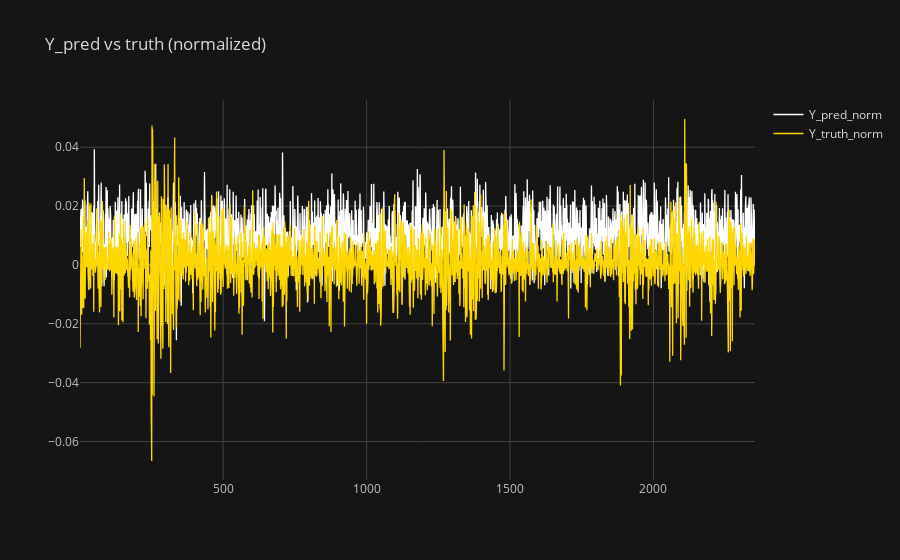
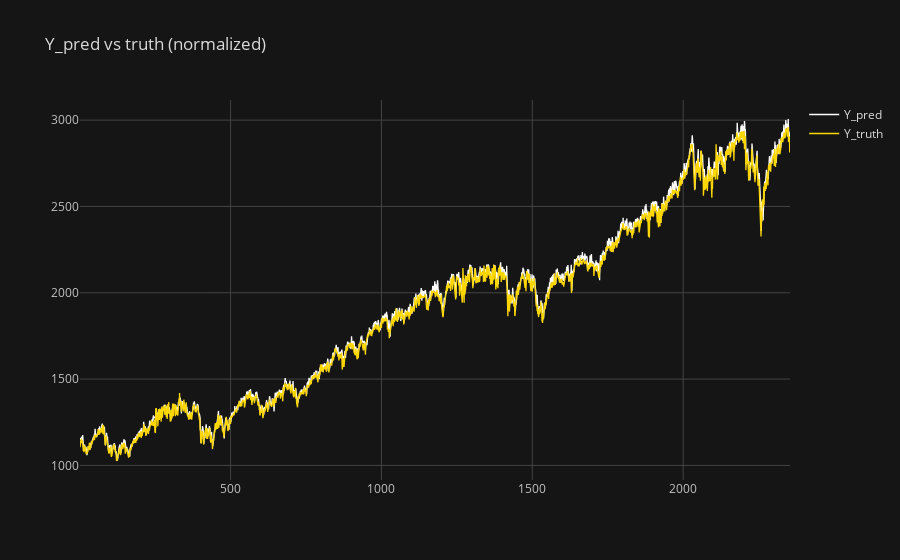

The cell these charts' notebook holds for them, in order:
### Code cell
pred = np.zeros((len(pred_list)))
_ , Y_val = dataset_val.get_input_output()
Y_truth_norm = Y_val[:,0]
Y_truth = (Y_truth_norm + 1)*np.squeeze(dataset_val.norm_val)[:len(Y_truth_norm)]
for i in range(len(pred_list)):
  pred[i] = pred_list[i].cpu()
  pred_list_norm[i] = pred_list_norm[i].cpu()


df1 = pd.DataFrame({
    "epochs": x_tab[1:],
    "Y_pred_norm": pred_list_norm,
    "Y_pred": pred,
    "Y_truth_norm": Y_truth_norm[1:],
    "Y_truth" : Y_truth[1:]
    })

configure_plotly_browser_state()
df1.iplot(kind='line', x='epochs', y=['Y_pred_norm', 'Y_truth_norm'], color=['white','gold'], 
         theme='solar', mode='lines', title='Y_pred vs truth (normalized)')

configure_plotly_browser_state()
df1.iplot(kind='line', x='epochs', y=['Y_pred', 'Y_truth'], color=['white','gold'], 
         theme='solar', mode='lines', title='Y_pred vs truth (normalized)')

plt.show()

### Figure 1 — Plotly figure (JSON) as saved in the notebook; plotly's stock layout.template omitted (floating-point values rounded to 4 significant figures; data arrays with more than 128 entries replaced by an {"elided": "..."} marker saying what was removed)
{"data": [{"line": {"color": "rgba(255, 255, 255, 1.0)", "dash": "solid", "shape": "linear", "width": 1.3}, "mode": "lines", "name": "Y_pred_norm", "text": "", "x": {"elided": "2354 int values"}, "y": {"elided": "2354 float values"}, "type": "scatter"}, {"line": {"color": "rgba(255, 215, 0, 1.0)", "dash": "solid", "shape": "linear", "width": 1.3}, "mode": "lines", "name": "Y_truth_norm", "text": "", "x": {"elided": "2354 int values"}, "y": {"elided": "2354 float values"}, "type": "scatter"}], "layout": {"legend": {"bgcolor": "#151516", "font": {"color": "#D9D9D9"}}, "paper_bgcolor": "#151516", "plot_bgcolor": "#151516", "title": {"font": {"color": "#D9D9D9"}, "text": "Y_pred vs truth (normalized)"}, "xaxis": {"gridcolor": "#434343", "showgrid": true, "tickfont": {"color": "#C2C2C2"}, "title": {"font": {"color": "#D9D9D9"}, "text": ""}, "zerolinecolor": "#666570"}, "yaxis": {"gridcolor": "#434343", "showgrid": true, "tickfont": {"color": "#C2C2C2"}, "title": {"font": {"color": "#D9D9D9"}, "text": ""}, "zerolinecolor": "#666570"}}}

### Figure 2 — Plotly figure (JSON) as saved in the notebook; plotly's stock layout.template omitted (floating-point values rounded to 4 significant figures; data arrays with more than 128 entries replaced by an {"elided": "..."} marker saying what was removed)
{"data": [{"line": {"color": "rgba(255, 255, 255, 1.0)", "dash": "solid", "shape": "linear", "width": 1.3}, "mode": "lines", "name": "Y_pred", "text": "", "x": {"elided": "2354 int values"}, "y": {"elided": "2354 float values"}, "type": "scatter"}, {"line": {"color": "rgba(255, 215, 0, 1.0)", "dash": "solid", "shape": "linear", "width": 1.3}, "mode": "lines", "name": "Y_truth", "text": "", "x": {"elided": "2354 int values"}, "y": {"elided": "2354 float values"}, "type": "scatter"}], "layout": {"legend": {"bgcolor": "#151516", "font": {"color": "#D9D9D9"}}, "paper_bgcolor": "#151516", "plot_bgcolor": "#151516", "title": {"font": {"color": "#D9D9D9"}, "text": "Y_pred vs truth (normalized)"}, "xaxis": {"gridcolor": "#434343", "showgrid": true, "tickfont": {"color": "#C2C2C2"}, "title": {"font": {"color": "#D9D9D9"}, "text": ""}, "zerolinecolor": "#666570"}, "yaxis": {"gridcolor": "#434343", "showgrid": true, "tickfont": {"color": "#C2C2C2"}, "title": {"font": {"color": "#D9D9D9"}, "text": ""}, "zerolinecolor": "#666570"}}}
